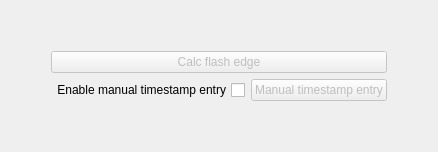
             <widget class="QWidget" name="tab_9">
              <attribute name="title">
               <string>Manual timestamps</string>
              </attribute>
              <layout class="QGridLayout" name="gridLayout_3">
               <item row="0" column="1">
                <spacer name="verticalSpacer_8">
                 <property name="orientation">
                  <enum>Qt::Vertical</enum>
                 </property>
                 <property name="sizeHint" stdset="0">
                  <size>
                   <width>20</width>
                   <height>40</height>
                  </size>
                 </property>
                </spacer>
               </item>
               <item row="1" column="0">
                <spacer name="horizontalSpacer_11">
                 <property name="orientation">
                  <enum>Qt::Horizontal</enum>
                 </property>
                 <property name="sizeHint" stdset="0">
                  <size>
                   <width>40</width>
                   <height>20</height>
                  </size>
                 </property>
                </spacer>
               </item>
               <item row="1" column="1">
                <layout class="QVBoxLayout" name="verticalLayout_4">
                 <item>
                  <widget class="QPushButton" name="calcFlashEdge">
                   <property name="enabled">
                    <bool>false</bool>
                   </property>
                   <property name="toolTip">
                    <string>&lt;html&gt;&lt;head/&gt;&lt;body&gt;&lt;p&gt;This button calculates the fractional frame number at which the start of a timing flash occurred.&lt;/p&gt;&lt;p&gt;Click a point on either side of the R event (leading edge) of a timing flash, then click the &lt;span style=&quot; font-weight:600; color:#fc0107;&quot;&gt;Calc flash edge&lt;/span&gt; button (this one). Start with the earliest edge, then repeat the procedure on the second edge (if present --- it is highly recommended to use goal-post flashes that bracket the event).&lt;/p&gt;&lt;p&gt;Next, click the &lt;span style=&quot; color:#fc0107;&quot;&gt;M&lt;/span&gt;&lt;span style=&quot; font-weight:600; color:#fc0107;&quot;&gt;anual timestamp entry&lt;/span&gt; button to bring up a dialog for entering manual timestamp data. The calculated frame values for the edges will be automatically pre-filled in the form. You only need enter the corresponding flash time values from the flash app log and click &lt;span style=&quot; font-weight:600; color:#fc0107;&quot;&gt;Ok &lt;/span&gt;&lt;span style=&quot; color:#000000;&quot;&gt;to trigger timestamp calculations for all points&lt;/span&gt;.&lt;/p&gt;&lt;p&gt;&lt;br/&gt;&lt;/p&gt;&lt;/body&gt;&lt;/html&gt;</string>
                   </property>
                   <property name="text">
                    <string>Calc flash edge</string>
                   </property>
                  </widget>
                 </item>
                 <item>
                  <layout class="QHBoxLayout" name="horizontalLayout_22">
                   <item>
                    <widget class="QCheckBox" name="manualTimestampCheckBox">
                     <property name="toolTip">
                      <string>&lt;html&gt;&lt;head/&gt;&lt;body&gt;&lt;p&gt;&lt;span style=&quot; font-size:18pt;&quot;&gt;This checkbox makes the &lt;/span&gt;&lt;span style=&quot; font-size:18pt; font-weight:600; color:#fc0107;&quot;&gt;Manual timestamp entry&lt;/span&gt;&lt;span style=&quot; font-size:18pt;&quot;&gt; button active. You will need/use that button when processing a light curve that employs 'flash timing' instead of a VTI.&lt;/span&gt;&lt;/p&gt;&lt;p&gt;&lt;span style=&quot; font-size:18pt;&quot;&gt;Manual entry of timestamp information is also useful if there &lt;/span&gt;&lt;span style=&quot; font-size:18pt; font-weight:600; text-decoration: underline;&quot;&gt;are&lt;/span&gt;&lt;span style=&quot; font-size:18pt;&quot;&gt; timestamps, but manual entry of timing information is required because of major errors in those timestamps.&lt;/span&gt;&lt;/p&gt;&lt;p&gt;&lt;span style=&quot; font-size:18pt;&quot;&gt;NOTE: timestamps are ALWAYS treated as start-of-exposure times.&lt;/span&gt;&lt;/p&gt;&lt;/body&gt;&lt;/html&gt;</string>
                     </property>
                     <property name="layoutDirection">
                      <enum>Qt::RightToLeft</enum>
                     </property>
                     <property name="text">
                      <string>Enable manual timestamp entry</string>
                     </property>
                    </widget>
                   </item>
                   <item>
                    <widget class="QPushButton" name="manualEntryPushButton">
                     <property name="enabled">
                      <bool>false</bool>
                     </property>
                     <property name="toolTip">
                      <string>&lt;html&gt;&lt;head/&gt;&lt;body&gt;&lt;p&gt;This button causes a dialog to appear in which timestamp information may be entered. This is needed if 'flash timing' is being utilized.&lt;/p&gt;&lt;p&gt;It is also useful when OCR of a VTI overlay has a high error rate, but enough entries have been properly read that 'goal post' timing (use of two times that bracket the event to provide the timing information by interpolation) can be used.&lt;/p&gt;&lt;p&gt;NOTE: timestamps are ALWAYS treated as start-of-exposure times.&lt;/p&gt;&lt;/body&gt;&lt;/html&gt;</string>
                     </property>
                     <property name="text">
                      <string>Manual timestamp entry</string>
                     </property>
                    </widget>
                   </item>
                  </layout>
                 </item>
                </layout>
               </item>
               <item row="1" column="2">
                <spacer name="horizontalSpacer_12">
                 <property name="orientation">
                  <enum>Qt::Horizontal</enum>
                 </property>
                 <property name="sizeHint" stdset="0">
                  <size>
                   <width>40</width>
                   <height>20</height>
                  </size>
                 </property>
                </spacer>
               </item>
               <item row="2" column="1">
                <spacer name="verticalSpacer_7">
                 <property name="orientation">
                  <enum>Qt::Vertical</enum>
                 </property>
                 <property name="sizeHint" stdset="0">
                  <size>
                   <width>20</width>
                   <height>40</height>
                  </size>
                 </property>
                </spacer>
               </item>
              </layout>
             </widget>
